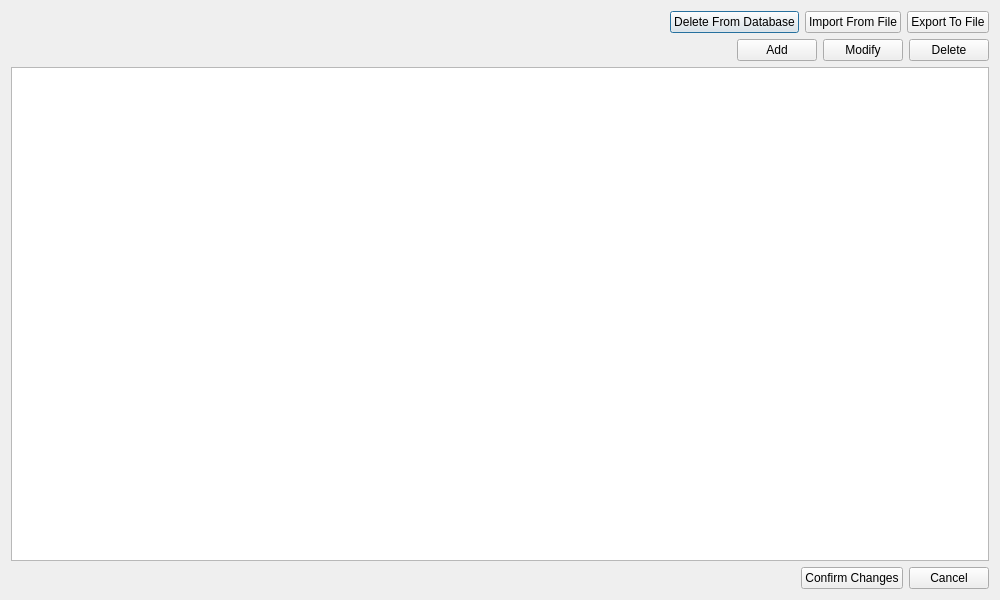
<?xml version="1.0" encoding="UTF-8"?>
<ui version="4.0">
 <class>EditorApoAttachment</class>
 <widget class="QDialog" name="EditorApoAttachment">
  <property name="geometry">
   <rect>
    <x>0</x>
    <y>0</y>
    <width>1000</width>
    <height>600</height>
   </rect>
  </property>
  <property name="windowTitle">
   <string>EditorApoAttachment</string>
  </property>
  <layout class="QVBoxLayout" name="verticalLayout_2">
   <item>
    <layout class="QVBoxLayout" name="verticalLayout">
     <item>
      <layout class="QHBoxLayout" name="horizontalLayout_3">
       <item>
        <spacer name="horizontalSpacer">
         <property name="orientation">
          <enum>Qt::Horizontal</enum>
         </property>
         <property name="sizeHint" stdset="0">
          <size>
           <width>40</width>
           <height>20</height>
          </size>
         </property>
        </spacer>
       </item>
       <item>
        <widget class="QPushButton" name="DeleteBtnFromDbBtn">
         <property name="text">
          <string>Delete From Database</string>
         </property>
        </widget>
       </item>
       <item>
        <widget class="QPushButton" name="ImportBtn">
         <property name="text">
          <string>Import From File</string>
         </property>
        </widget>
       </item>
       <item>
        <widget class="QPushButton" name="ExportBtn">
         <property name="text">
          <string>Export To File</string>
         </property>
        </widget>
       </item>
      </layout>
     </item>
     <item>
      <layout class="QHBoxLayout" name="horizontalLayout">
       <item>
        <spacer name="horizontalSpacer_2">
         <property name="orientation">
          <enum>Qt::Horizontal</enum>
         </property>
         <property name="sizeHint" stdset="0">
          <size>
           <width>40</width>
           <height>20</height>
          </size>
         </property>
        </spacer>
       </item>
       <item>
        <widget class="QPushButton" name="AddBtn">
         <property name="text">
          <string>Add</string>
         </property>
        </widget>
       </item>
       <item>
        <widget class="QPushButton" name="ModifyBtn">
         <property name="text">
          <string>Modify</string>
         </property>
        </widget>
       </item>
       <item>
        <widget class="QPushButton" name="DeleteBtn">
         <property name="text">
          <string>Delete</string>
         </property>
        </widget>
       </item>
      </layout>
     </item>
     <item>
      <widget class="QTableView" name="tableView"/>
     </item>
     <item>
      <layout class="QHBoxLayout" name="horizontalLayout_2">
       <item>
        <spacer name="horizontalSpacer_3">
         <property name="orientation">
          <enum>Qt::Horizontal</enum>
         </property>
         <property name="sizeHint" stdset="0">
          <size>
           <width>40</width>
           <height>20</height>
          </size>
         </property>
        </spacer>
       </item>
       <item>
        <widget class="QPushButton" name="OKBtn">
         <property name="text">
          <string>Confirm Changes</string>
         </property>
        </widget>
       </item>
       <item>
        <widget class="QPushButton" name="CancelBtn">
         <property name="text">
          <string>Cancel</string>
         </property>
        </widget>
       </item>
      </layout>
     </item>
    </layout>
   </item>
  </layout>
 </widget>
 <resources/>
 <connections/>
</ui>
